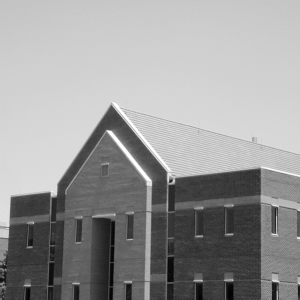
#> input picture images/building.tif, 300 x 300 px
$ jupyter execute --allow-errors d_edges_corners_and_blobs.ipynb   (shell and % lines are left out)
#> lines starting #> are read from the running program, lines starting #| are printed output that depends on the picture; after the words box and inside, x2 and y2 are one past the last pixel; in counts of white or black regions, pixels touching at a corner belong together
# Image Gradients Using the Central Difference Formula

[cell 1]
import cv2 as cv
import numpy as np
from matplotlib import pyplot as plt

img = cv.imread('./images/building.tif', cv.IMREAD_REDUCED_COLOR_2)
#> img is the input picture: shape (300, 300, 3); min 1, max 255, mean 152.9
I = cv.cvtColor(img, cv.COLOR_RGB2GRAY)

kernel = np.array([[-1], [0], [1]])
Ix = cv.filter2D(I, cv.CV_32F, kernel)
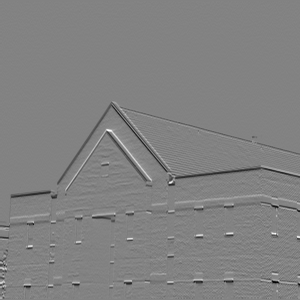
#> Ix: shape (300, 300) float32; min -173, max 165, mean -0.9; drawn with min black and max white
print(Ix.dtype)
#| float32

kernel = np.array([[-1, 0, 1]])
Iy = cv.filter2D(I, cv.CV_32F, kernel)

grad_mag = np.sqrt(Ix**2, Iy**2)
grad_mag = cv.normalize(grad_mag,  grad_mag, 0, 255, cv.NORM_MINMAX)
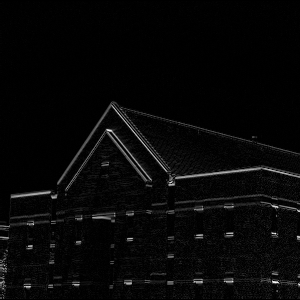
#> grad_mag: shape (300, 300) float32; min 0, max 255, mean 7.9

fig, axes  = plt.subplots(2,2, sharex='all', sharey='all', figsize=(18,18))
axes[0,0].imshow(img, cmap='gray')
axes[0,0].set_title('Original')
axes[0,0].set_xticks([]), axes[0,0].set_yticks([])
axes[0,1].imshow(Ix + 127, cmap='gray')
axes[0,1].set_title('I_x')
axes[0,1].set_xticks([]), axes[0,1].set_yticks([])
axes[1,0].imshow(Iy + 127, cmap='gray')
axes[1,0].set_title('I_y')
axes[1,0].set_xticks([]), axes[1,0].set_yticks([])
axes[1,1].imshow(grad_mag, cmap='gray')
axes[1,1].set_title('Grad Mag')
axes[1,1].set_xticks([]), axes[1,1].set_yticks([])
plt.show()
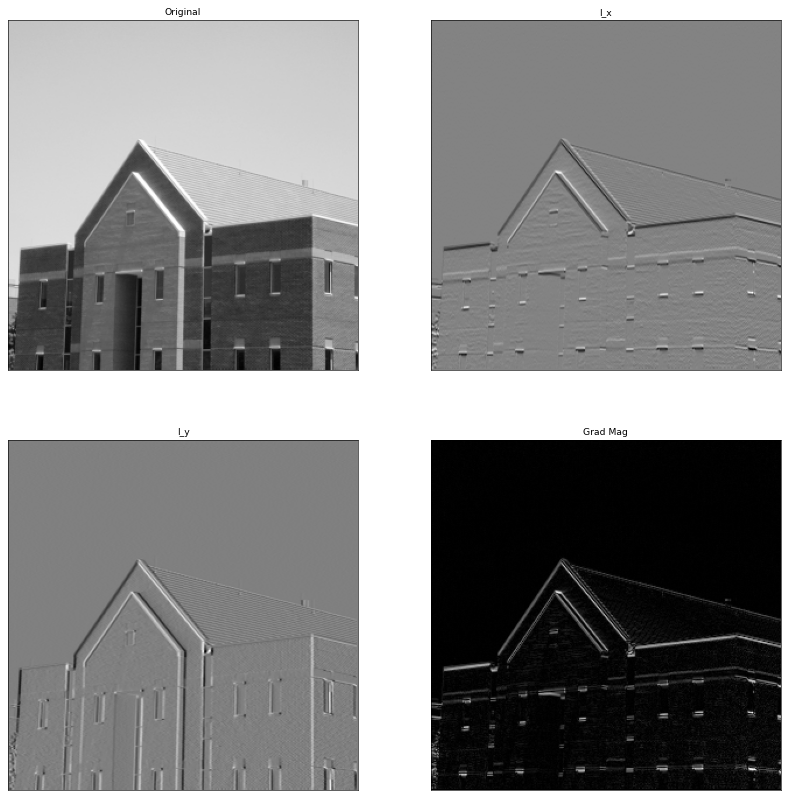
#> figure drawn by matplotlib, 4 panels

# Canny

[cell 2]
import cv2 as cv
import numpy as np
from matplotlib import pyplot as plt

img = cv.imread('./images/building.tif', cv.IMREAD_REDUCED_COLOR_2)
I = cv.cvtColor(img, cv.COLOR_RGB2GRAY)

edges1 = cv.Canny(img,100,200)
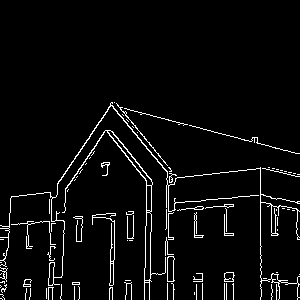
#> edges1: shape (300, 300); 4.3% white in thin lines or dots, all inside (x1, y1, x2, y2) = (0, 102, 300, 300)
edges2 = cv.Canny(img,50,200)
edges3 = cv.Canny(img,175,200)

fig, axes  = plt.subplots(2,2, sharex='all', sharey='all', figsize=(18,18))
axes[0,0].imshow(img, cmap='gray')
axes[0,0].set_title('Original')
axes[0,0].set_xticks([]), axes[0,0].set_yticks([])
axes[0,1].imshow(edges1, cmap='gray')
axes[0,1].set_title('edges1')
axes[0,1].set_xticks([]), axes[0,1].set_yticks([])
axes[1,0].imshow(edges2, cmap='gray')
axes[1,0].set_title('edges2')
axes[1,0].set_xticks([]), axes[1,0].set_yticks([])
axes[1,1].imshow(edges3, cmap='gray')
axes[1,1].set_title('edges1')
axes[1,1].set_xticks([]), axes[1,1].set_yticks([])
plt.show()

[cell 3]
import cv2 as cv
import matplotlib.pyplot as plt
import numpy as np
from skimage.feature import peak_local_max

im = cv.imread('../EN5204Code/images/building.tif', cv.IMREAD_COLOR)
#> im: shape (600, 600, 3); min 0, max 255, mean 152.8
I = cv.cvtColor(im, cv.COLOR_BGR2GRAY)
#> I: shape (600, 600)

kernel = np.array([(-1, -2, -1), (0, 0, 0), (1, 2, 1)], dtype='float')
Ix = cv.filter2D(im, cv.CV_32F, kernel)
#> Ix: shape (600, 600, 3) float32
kernel = np.array([(-1, 0, 1), (-2, 0, 2), (-1, 0, 1)], dtype='float')
Iy = cv.filter2D(im, cv.CV_32F, kernel)
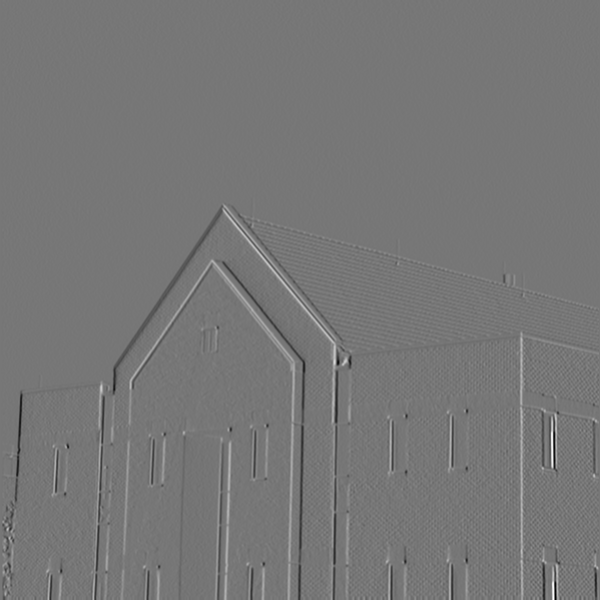
#> Iy: shape (600, 600, 3) float32; min -677, max 772, mean -0.2; drawn with min black and max white

sigma = 3
ksize = 11
m11 = cv.GaussianBlur(Ix*Ix, (ksize, ksize), sigma)
m22 = cv.GaussianBlur(Iy*Iy, (ksize, ksize), sigma)
m12 = cv.GaussianBlur(Ix*Iy, (ksize, ksize), sigma)
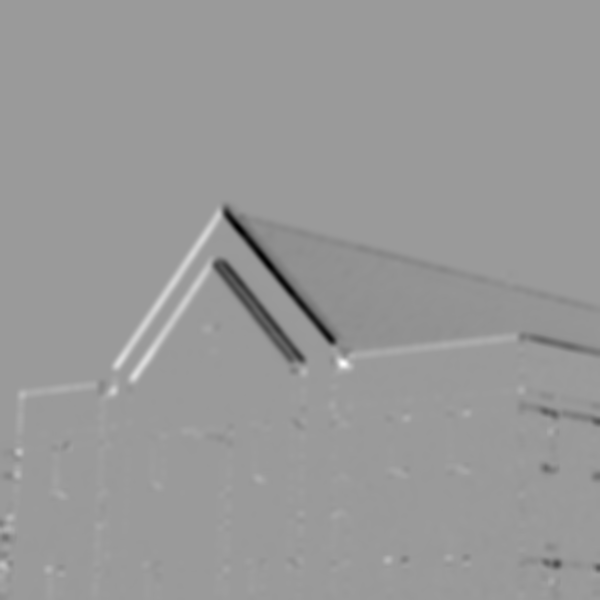
#> m12: shape (600, 600, 3) float32; min -37111.7, max 24273.4, mean -267; drawn with min black and max white
m21 = m12

det = m11*m22 - m12*m21
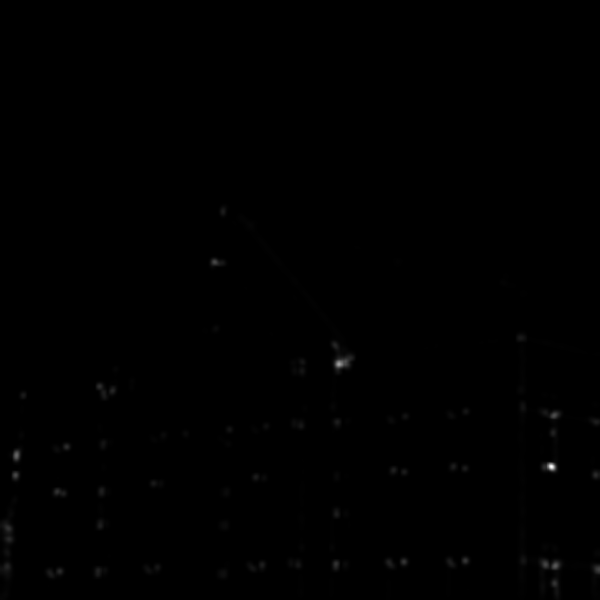
#> det: shape (600, 600, 3) float32; min 17.43, max 4.14e+09, mean 8125021.5; drawn with min black and max white
trace = m11 + m22
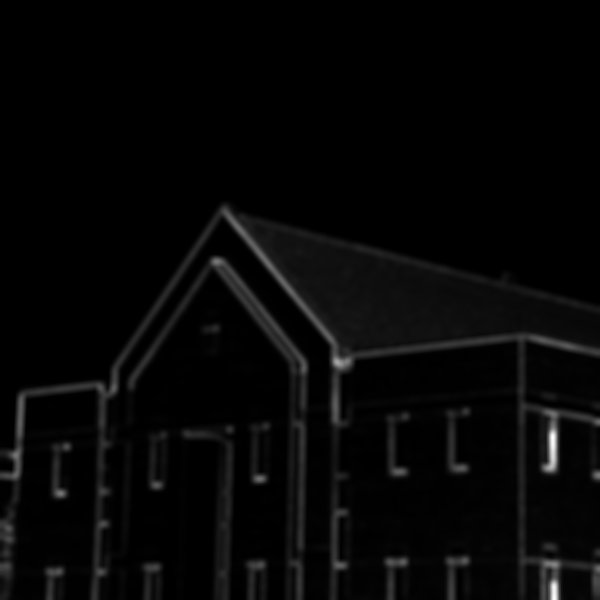
#> trace: shape (600, 600, 3) float32; min 8.41, max 179523.3, mean 4658; drawn with min black and max white
alpha = 0.04
R = det - alpha*trace*trace
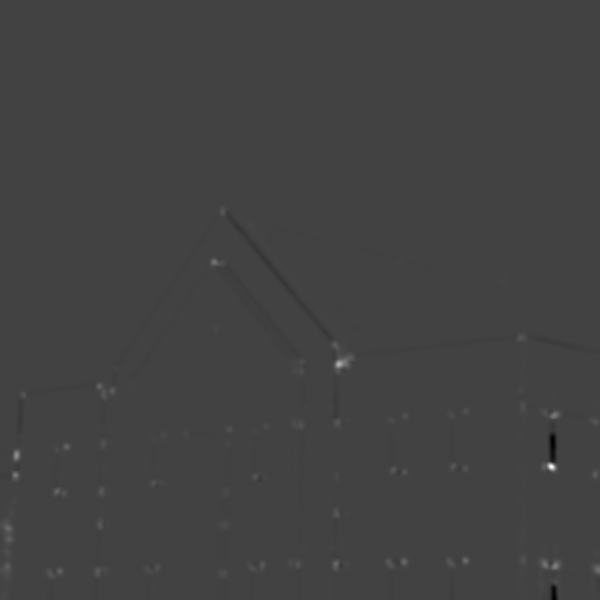
#> R: shape (600, 600, 3) float32; min -1.22e+09, max 3.47e+09, mean 2636478.2; drawn with min black and max white

img_copy_for_corners = np.copy(im)
img_copy_for_edges = np.copy(im)
#> (the rest of this cell did not finish here and is left out)

[cell 4]
from skimage.feature import peak_local_max
print(R)
#> (printed output is left out)

R[R<1.E7] = 0
coordinates = peak_local_max(R, min_distance=2)
#> coordinates = empty array

fig, axes  = plt.subplots(2,2, sharex='all', sharey='all', figsize=(18,18))

axes[0,0].imshow(R, cmap='jet')
axes[0,0].set_title('R')
axes[0,0].set_xticks([]), axes[0,0].set_yticks([])

axes[0,1].imshow(img, cmap='gray')
axes[0,1].set_title('Corners')
axes[0,1].set_xticks([]), axes[0,0].set_yticks([])

axes[0,1].plot(coordinates[:, 1], coordinates[:, 0], 'r.')
plt.show()
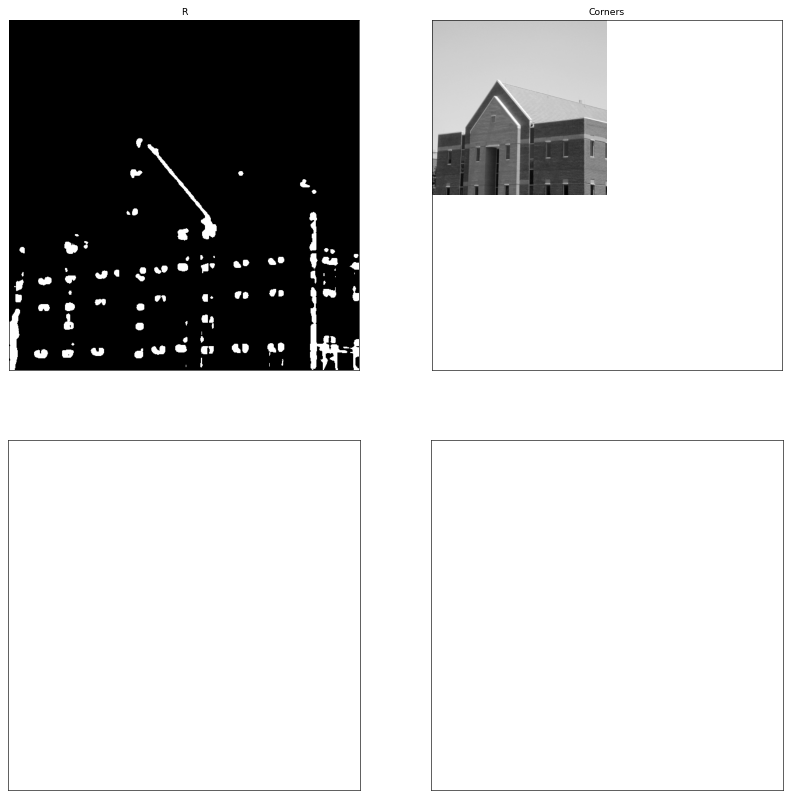
#> figure drawn by matplotlib, 2 panels
print(coordinates)
